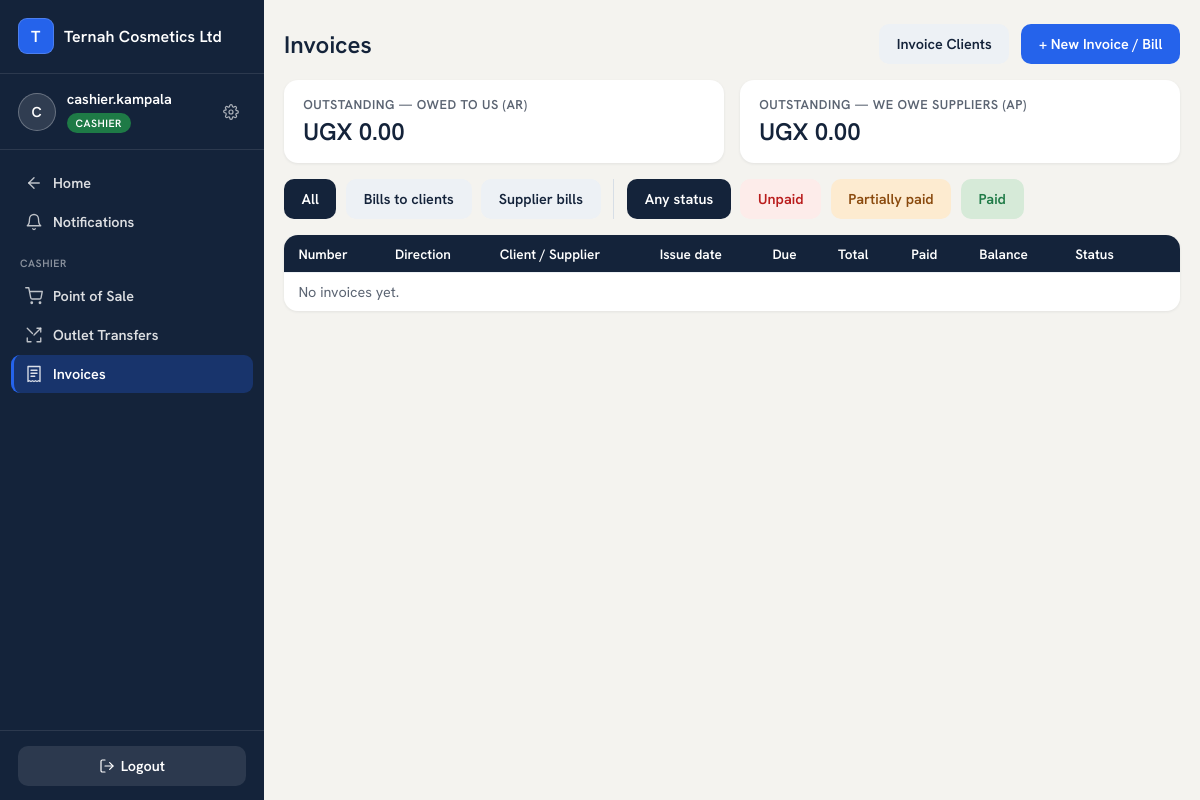
The app's page /finance/invoices/ (signed in), older data.
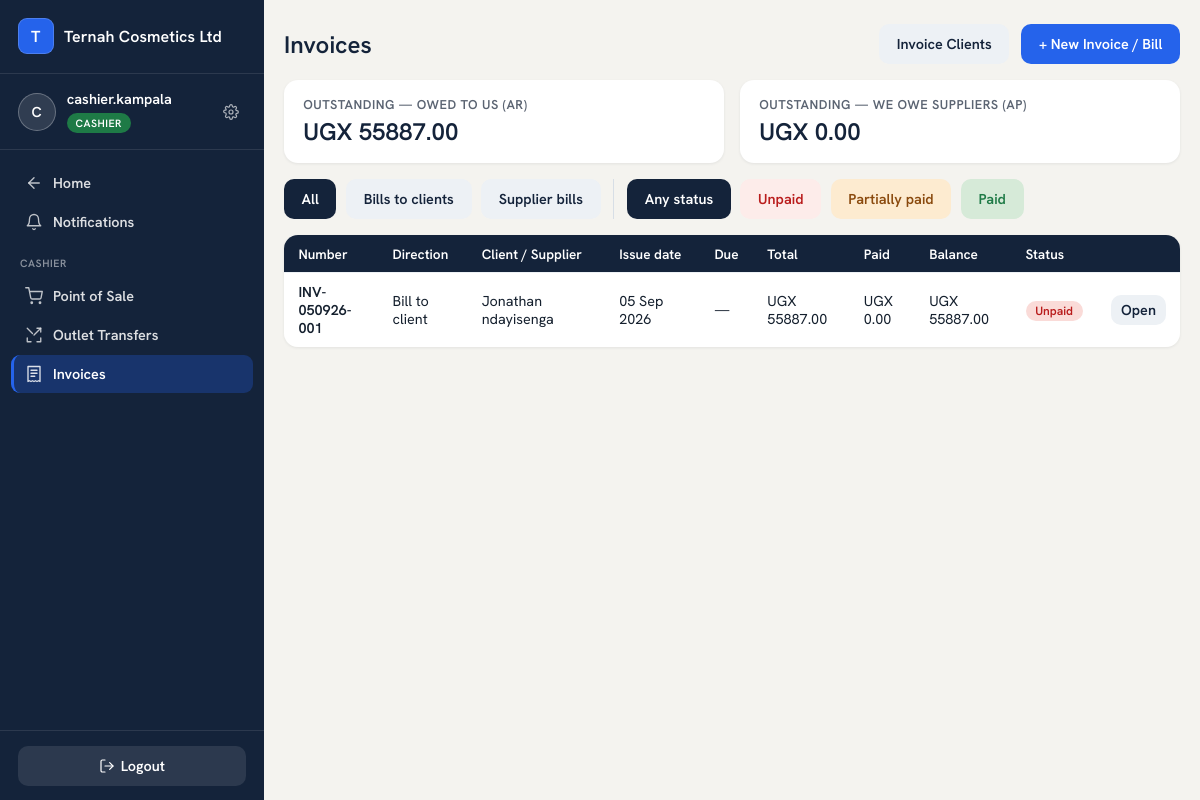
The same page, newer data.
### finance/models.py (models this page shows, shortened)
class Invoice(TimeStamped):
    DIRECTIONS = [("AR", "Bill to client"), ("AP", "Bill from supplier")]
    business = models.ForeignKey("platformadmin.Business", on_delete=models.CASCADE, related_name="invoices")
    branch = models.ForeignKey("core.Branch", null=True, blank=True, on_delete=models.SET_NULL)
    direction = models.CharField(max_length=2, choices=DIRECTIONS)
    number = models.CharField(max_length=40, blank=True)      # INV{INITIALS}-DDMMYY-SEQ
    client = models.ForeignKey(InvoiceClient, null=True, blank=True, on_delete=models.PROTECT, related_name="invoices")
    supplier = models.ForeignKey(Supplier, null=True, blank=True, on_delete=models.PROTECT, related_name="invoices")
    issue_date = models.DateField()
    due_date = models.DateField(null=True, blank=True)
    total = models.DecimalField(max_digits=16, decimal_places=2, default=0)
    amount_paid = models.DecimalField(max_digits=16, decimal_places=2, default=0)
    notes = models.CharField(max_length=300, blank=True)
    created_by = models.ForeignKey(settings.AUTH_USER_MODEL, null=True, on_delete=models.SET_NULL)
    is_void = models.BooleanField(default=False)
    def balance(self):
        return self.total - self.amount_paid

class InvoiceClient(TimeStamped):
    business = models.ForeignKey("platformadmin.Business", on_delete=models.CASCADE, related_name="invoice_clients")
    name = models.CharField(max_length=150)
    phone = models.CharField(max_length=30, blank=True)
    tin = models.CharField(max_length=30, blank=True)
    address = models.CharField(max_length=200, blank=True)
    is_active = models.BooleanField(default=True)

### finance/views.py (the view)
# urls.py: path("invoices/", views.invoices, name="invoices"),
@login_required
@invoice_staff_required
def invoices(request):
    biz = request.user.business
    qs = Invoice.objects.filter(business=biz, **_invoice_branch_filter(request)) \
        .select_related("client", "supplier", "created_by").order_by("-issue_date", "-created_at")
    all_invoices = list(qs)
    outstanding_ar = sum((i.balance() for i in all_invoices if i.direction == "AR" and not i.is_void), Decimal("0"))
    outstanding_ap = sum((i.balance() for i in all_invoices if i.direction == "AP" and not i.is_void), Decimal("0"))
    direction = request.GET.get("direction", "")
    status = request.GET.get("status", "")
    shown = all_invoices
    if direction in ("AR", "AP"):
        shown = [i for i in shown if i.direction == direction]
    if status:
        shown = [i for i in shown if i.status() == status]
    page_obj, extra_qs = _paginate(request, shown)
    return render(request, "finance/invoices.html", {
        "page_obj": page_obj, "extra_qs": extra_qs, "direction": direction, "status": status,
        "outstanding_ar": outstanding_ar, "outstanding_ap": outstanding_ap, "print_title": "Invoices",
    })

### accounts/context_processors.py (called while the page is built)
def active_view(request):
    user = getattr(request, "user", None)
    return {
        "active_view": getattr(request, "active_view", None),
        "switchable_views": user.switchable_views() if user and user.is_authenticated else [],
        "owner_section": getattr(request, "owner_section", None),
        "manager_section": getattr(request, "manager_section", None),
    }

def module_switcher(request):
    user = getattr(request, "user", None)
    if not (user and user.is_authenticated) or user.is_superuser:
        return {"switcher_items": []}
    if user.role == "OWNER":
        from accounts.views import owner_tiles
        return {"switcher_items": owner_tiles()}
    if user.role == "MANAGER":
        from accounts.views import manager_tiles
        return {"switcher_items": manager_tiles(user)}
    return {"switcher_items": []}

### accounts/models.py (called while the page is built)
    def switchable_views(self):
        if self.role != "MANAGER":
            return []
        views = ["MANAGER", "CASHIER"]
        codes = set(self.modules.values_list("code", flat=True))
        if "PRODUCTION" in codes:
            views.append("PRODUCTION")
        return views

### templates/finance/invoices.html (shortened to what the changed rows need)
{% extends "base.html" %}
{% block content %}
<div class="page-head">
  <h2>Invoices</h2>
</div>
<div class="grid charts-2" style="margin-bottom:1rem">
  <div class="card" style="padding:1rem 1.2rem">
    <p style="color:var(--muted);font-size:.8rem;font-weight:700;text-transform:uppercase;letter-spacing:.04em">Outstanding — owed to us (AR)</p>
    <p style="font-size:1.5rem;font-weight:700;color:var(--ternah-navy);margin-top:.2rem">UGX {{ outstanding_ar|floatformat:2 }}</p>
  </div>
</div>
<div class="table-scroll">
<table class="list">
  <tr><th>Number</th><th>Direction</th><th>Client / Supplier</th><th>Issue date</th><th>Due</th><th>Total</th><th>Paid</th><th>Balance</th><th>Status</th><th></th></tr>
  {% for inv in page_obj %}
  <tr{% if inv.is_void %} style="opacity:.5"{% endif %}>
    <td><strong>{{ inv.number }}</strong></td>
    <td>{% if inv.direction == "AR" %}Bill to client{% else %}Supplier bill{% endif %}</td>
    <td>{% if inv.client %}{{ inv.client.name }}{% elif inv.supplier %}{{ inv.supplier.name }}{% else %}—{% endif %}</td>
    <td>{{ inv.issue_date|date:"d M Y" }}</td>
    <td>{{ inv.due_date|date:"d M Y"|default:"—" }}</td>
    <td>UGX {{ inv.total|floatformat:2 }}</td>
    <td>UGX {{ inv.amount_paid|floatformat:2 }}</td>
    <td>UGX {{ inv.balance|floatformat:2 }}</td>
    <td>
      {% if inv.is_void %}<span class="pill locked">Void</span>
      {% elif inv.amount_paid <= 0 %}<span class="pill locked">Unpaid</span>
      {% elif inv.balance > 0 %}<span class="pill warning">Partial</span>
      {% else %}<span class="pill active">Paid</span>{% endif %}
    </td>
    <td><a class="btn ghost" style="background:#EDF1F5;color:var(--ternah-navy);padding:.4rem .6rem;min-height:auto" href="{% url 'finance:invoice_detail' inv.pk %}">Open</a></td>
  </tr>
  {% empty %}<tr><td colspan="10" style="color:var(--muted)">No invoices yet.</td></tr>{% endfor %}
</table>
</div>
{% endblock %}

Row changes from the older to the newer data that the page shows:
added Invoice: number "INV-050926-001", direction "Bill to client", client.name "Jonathan ndayisenga", issue_date "05 Sep 2026", due_date "—", total "55887.00", amount_paid "0.00", balance "55887.00", is_void "Unpaid"
Text that changed along with them:
{{ outstanding_ar|floatformat:2 }}: "0.00" → "55887.00"
text no longer shown: "No invoices yet."
